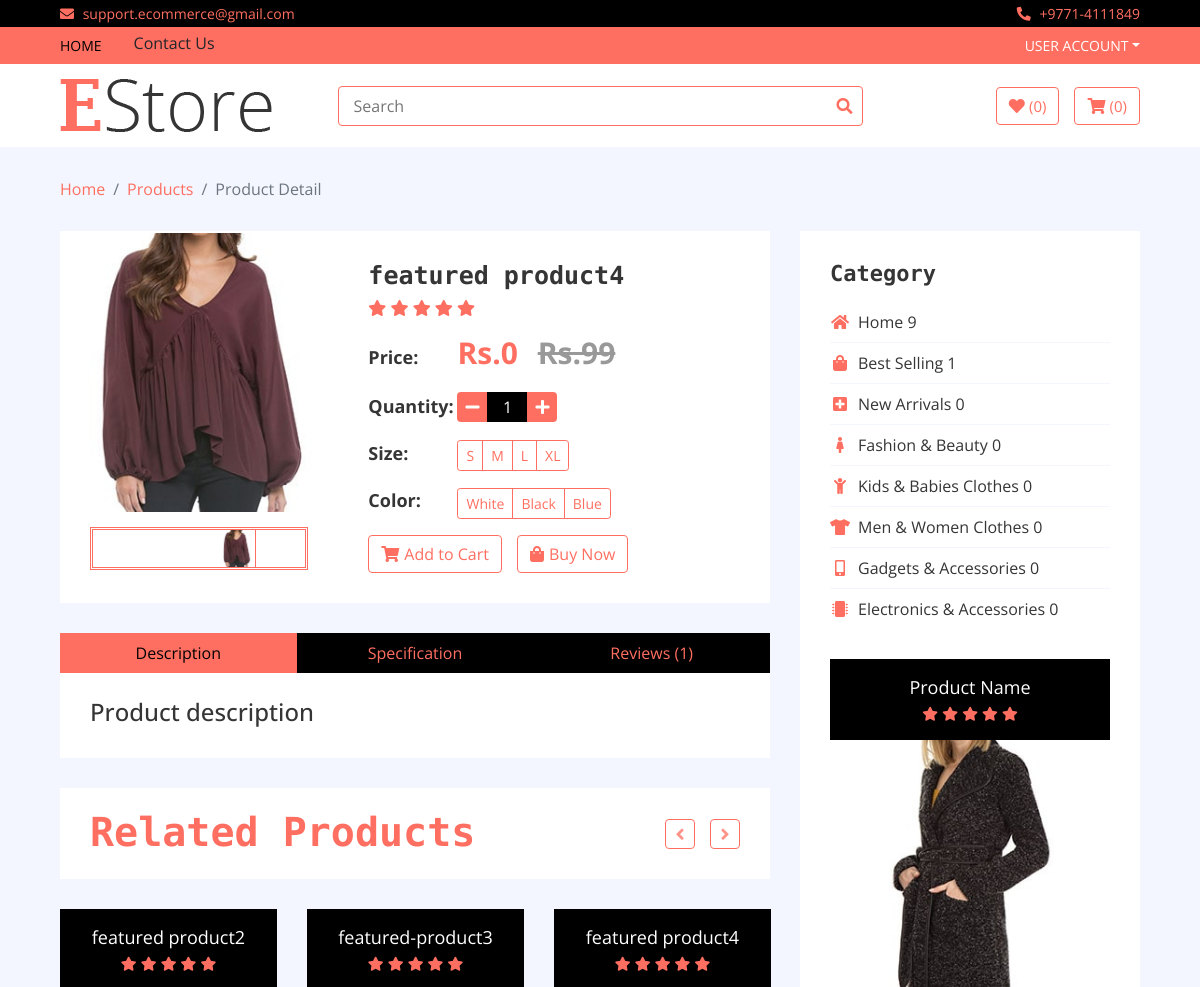
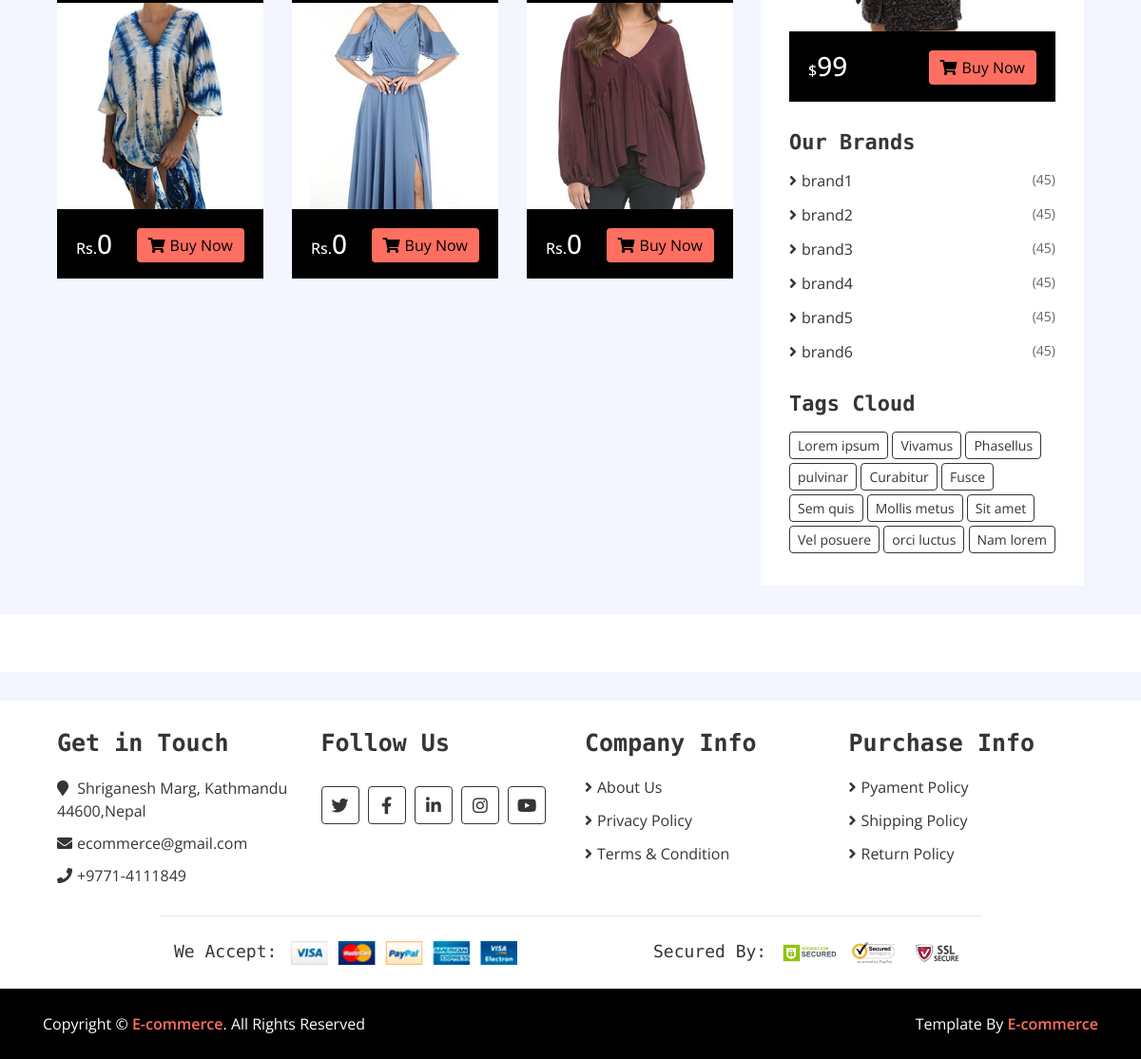
Page /products/featured product4 on the committed database (2 pictures, top to bottom).
### home/models.py (models this page shows, shortened)
class Item(models.Model):
    title=models.CharField(max_length=200)
    price=models.IntegerField()
    discounted_price=models.IntegerField(default=0)
    label=models.CharField(choices=LABEL, max_length=200)
    image=models.ImageField(upload_to='media')
    status=models.CharField(choices=STATUS,max_length=200)
    slug=models.CharField(max_length=200,unique=True)
    category=models.ForeignKey("Category",on_delete=models.CASCADE)
    brand=models.ForeignKey("Brand",on_delete=models.CASCADE,null=True)
    description=models.TextField(blank=True)
    specification=models.TextField(blank=True)

class Category(models.Model):
    name=models.CharField( max_length=200)
    image=models.CharField( max_length=200)
    slug=models.CharField(max_length=100,unique=True)
    status=models.CharField(choices=STATUS,max_length=200)

class Brand(models.Model):
    name=models.CharField(max_length=200)
    image=models.ImageField( upload_to='media')
    status=models.CharField(choices=STATUS,max_length=200)

### home/views.py (the view)
# urls.py: path('products/<slug>',ItemDetailView.as_view(),name='products'),  # the slug value comes from model
class ItemDetailView(BaseView):
    def get(self,request,slug): # this slug is the value passed from url
        self.views['item_detail'] = Item.objects.filter(slug = slug)
        self.views['brand'] = Brand.objects.filter(status="active")
        self.views['count'] = []
        for i in self.views['brand']:
            count_food= Item.objects.filter(brand = i.id).count()
            d={'name': i.name,'count': count_food}
            self.views['count'].append(d)
        self.views['count_cat'] = Category.objects.filter(status="active")
        self.views['cat_count'] = []
        for i in self.views['count_cat']:
            count_food= Item.objects.filter(category = i.id).count()
            d={'name': i.name,'image':i.image,'cat_count': count_food}
            self.views['cat_count'].append(d)
        cat=Item.objects.get(slug=slug).category_id
        self.views['catitems']=Item.objects.filter(category = cat)
        return render(request,'product-detail.html',self.views)

### home/templates/product-detail.html (shortened to what this page needs)
{% extends 'base.html' %}
{% load static %}
{% block content %}
        <div class="breadcrumb-wrap">
            <div class="container-fluid">
                <ul class="breadcrumb">
                    <li class="breadcrumb-item"><a href="#">Home</a></li>
                    <li class="breadcrumb-item"><a href="#">Products</a></li>
                    <li class="breadcrumb-item active">Product Detail</li>
                </ul>
            </div>
        </div>
        <div class="product-detail">
            <div class="container-fluid">
                <div class="row">
                    <div class="col-lg-8">
                    {% for product in item_detail %}
                        <div class="product-detail-top">
                            <div class="row align-items-center">
                                <div class="col-md-5">
                                    <div class="product-slider-single normal-slider">
                                        <img src="{{product.image.url}}" alt="Product Image">
                                    </div>
                                    <div class="product-slider-single-nav normal-slider">
                                        <div class="slider-nav-img"><img src="{{product.image.url}}" alt="Product Image"></div>
                                    </div>
                                </div>
                                <div class="col-md-7">
                                    <div class="product-content">
                                        <div class="title"><h2>{{product.title}}</h2></div>
                                        <div class="ratting">
                                            <i class="fa fa-star"></i>
                                            <i class="fa fa-star"></i>
                                            <i class="fa fa-star"></i>
                                            <i class="fa fa-star"></i>
                                            <i class="fa fa-star"></i>
                                        </div>
                                        <div class="price">
                                            <h4>Price:</h4>
                                            <p>Rs.{{product.discounted_price}} <span>Rs.{{product.price}}</span></p>
                                        </div>
                                        <div class="quantity">
                                            <h4>Quantity:</h4>
                                            <div class="qty">
                                                <button class="btn-minus"><i class="fa fa-minus"></i></button>
                                                <input type="text" value="1">
                                                <button class="btn-plus"><i class="fa fa-plus"></i></button>
                                            </div>
                                        </div>
                                        <div class="p-size">
                                            <h4>Size:</h4>
                                            <div class="btn-group btn-group-sm">
                                                <button type="button" class="btn">S</button>
                                                <button type="button" class="btn">M</button>
                                                <button type="button" class="btn">L</button>
                                                <button type="button" class="btn">XL</button>
                                            </div>
                                        </div>
                                        <div class="p-color">
                                            <h4>Color:</h4>
                                            <div class="btn-group btn-group-sm">
                                                <button type="button" class="btn">White</button>
                                                <button type="button" class="btn">Black</button>
                                                <button type="button" class="btn">Blue</button>
                                            </div>
                                        </div>
                                        <div class="action">
                                            <a class="btn" href="#"><i class="fa fa-shopping-cart"></i>Add to Cart</a>
                                            <a class="btn" href="#"><i class="fa fa-shopping-bag"></i>Buy Now</a>
                                        </div>
                                    </div>
                                </div>
                            </div>
                        </div>
                        <div class="row product-detail-bottom">
                            <div class="col-lg-12">
                                <ul class="nav nav-pills nav-justified">
                                    <li class="nav-item">
                                        <a class="nav-link active" data-toggle="pill" href="#description">Description</a>
                                    </li>
                                    <li class="nav-item">
                                        <a class="nav-link" data-toggle="pill" href="#specification">Specification</a>
                                    </li>
                                    <li class="nav-item">
                                        <a class="nav-link" data-toggle="pill" href="#reviews">Reviews (1)</a>
                                    </li>
                                </ul>
                                <div class="tab-content">
                                    <div id="description" class="container tab-pane active">
                                        <h4>Product description</h4>
                                    </div>
                                </div>
                            </div>
                        </div>
                    {% endfor %}
                        <div class="product">
                            <div class="section-header">
                                <h1>Related Products</h1>
                            </div>
                            <div class="row align-items-center product-slider product-slider-3">
                            {% for cat in catitems %}
                                <div class="col-lg-3">
                                    <div class="product-item">
                                        <div class="product-title">
                                            <a href="#">{{cat.title}}</a>
                                            <div class="ratting">
                                                <i class="fa fa-star"></i>
                                                <i class="fa fa-star"></i>
                                                <i class="fa fa-star"></i>
                                                <i class="fa fa-star"></i>
                                                <i class="fa fa-star"></i>
                                            </div>
                                        </div>
                                        <div class="product-image">
                                            <a href="product-detail.html">
                                                <img src="{{cat.image.url}}" alt="Product Image">
                                            </a>
                                        </div>
                                        <div class="product-price">
                                            <h3><span>Rs.</span>{{cat.discounted_price}}</h3>
                                            <a class="btn" href=""><i class="fa fa-shopping-cart"></i>Buy Now</a>
                                        </div>
                                    </div>
                                </div>
                                {% endfor %}
                            </div>
                        </div>
                    </div>
                    <div class="col-lg-4 sidebar">
                        <div class="sidebar-widget category">
                            <h2 class="title">Category</h2>
                            <nav class="navbar bg-light">
                                <ul class="navbar-nav">
                                    {% for cat in cat_count %}
                                    <li class="nav-item">
                                        <a class="nav-link" href="#"><i class="fa fa-{{cat.image}}"></i>{{cat.name}} {{cat.cat_count}}</a>
                                    </li>
                                    {% endfor %}
                                </ul>
                            </nav>
                        </div>
                        <div class="sidebar-widget widget-slider">
                            <div class="sidebar-slider normal-slider">
                                <div class="product-item">
                                    <div class="product-title">
                                        <a href="#">Product Name</a>
                                        <div class="ratting">
                                            <i class="fa fa-star"></i>
                                            <i class="fa fa-star"></i>
                                            <i class="fa fa-star"></i>
                                            <i class="fa fa-star"></i>
                                            <i class="fa fa-star"></i>
                                        </div>
                                    </div>
                                    <div class="product-image">
                                        <a href="product-detail.html">
                                            <img src="img/product-7.jpg" alt="Product Image">
                                        </a>
                                    </div>
                                    <div class="product-price">
                                        <h3><span>$</span>99</h3>
                                        <a class="btn" href=""><i class="fa fa-shopping-cart"></i>Buy Now</a>
                                    </div>
                                </div>
                            </div>
                        </div>
                        <div class="sidebar-widget brands">
                            <h2 class="title">Our Brands</h2>
                            <ul>
                            {% for brand in count %}
                                <li><a href="#">{{brand.name}} </a><span>(45)</span></li>
                            {% endfor %}
                            </ul>
                        </div>
                        <div class="sidebar-widget tag">
                            <h2 class="title">Tags Cloud</h2>
                            <a href="#">Lorem ipsum</a>
                            <a href="#">Vivamus</a>
                            <a href="#">Phasellus</a>
                            <a href="#">pulvinar</a>
                            <a href="#">Curabitur</a>
                            <a href="#">Fusce</a>
                            <a href="#">Sem quis</a>
                            <a href="#">Mollis metus</a>
                            <a href="#">Sit amet</a>
                            <a href="#">Vel posuere</a>
                            <a href="#">orci luctus</a>
                            <a href="#">Nam lorem</a>
                        </div>
                    </div>
                </div>
            </div>
        </div>
        <div class="brand">
            <div class="container-fluid">
                <div class="brand-slider">
                {% for brand in brands %}
                    <div class="brand-item"><img src="{{brand.iamge.url}}" alt=""></div>
                {% endfor %}
                </div>
            </div>
        </div>
       {% endblock  %}

### rows in the picture
Item: image (picture), title "featured product4", discounted_price "0", price "99"
Item: title "featured product2", image (picture), discounted_price "0"
Item: title "featured-product3", image (picture), discounted_price "0"
Category: name "Home"
Category: name "Best Selling"
Category: name "New Arrivals"
Category: name "Fashion & Beauty"
Category: name "Kids & Babies Clothes"
Category: name "Men & Women Clothes"
Category: name "Gadgets & Accessories"
Category: name "Electronics & Accessories"
Brand: name "brand1"
Brand: name "brand2"
Brand: name "brand3"
Brand: name "brand4"
Brand: name "brand5"
Brand: name "brand6"

### other values in the picture
{{ cat.cat_count }} "9" "1" "0" "0" "0" "0" "0" "0"
